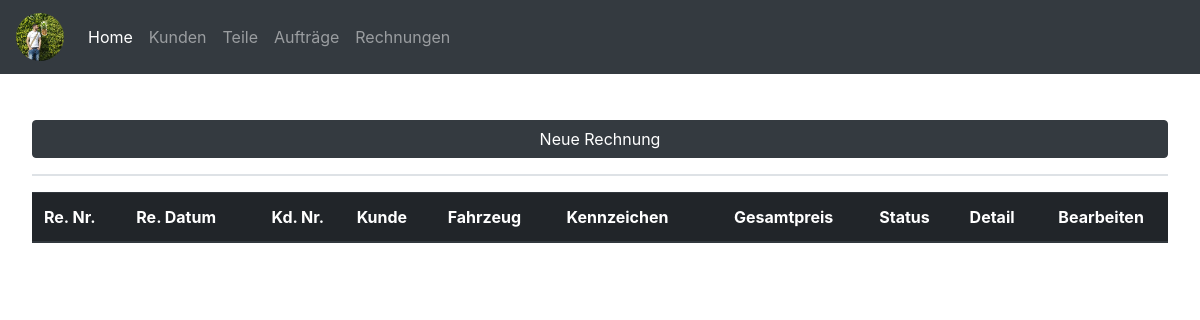
/invoice.php, run on an earlier commit of the app's database.
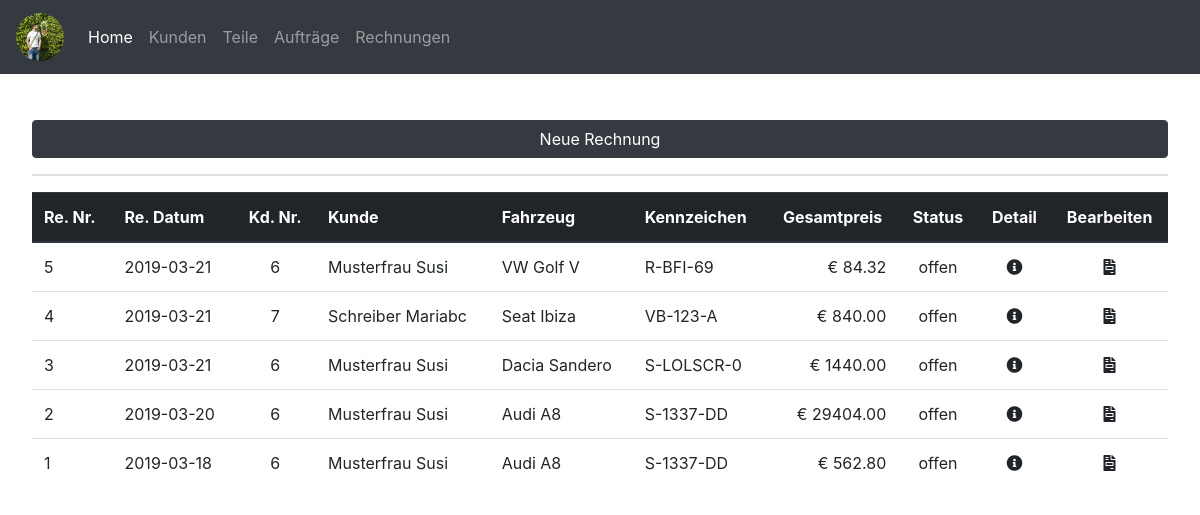
And on a later commit of the database.
### tables this page shows
CREATE TABLE `rechnung` (
  `rechnungid` int(11) NOT NULL,
  `repid` int(11) DEFAULT NULL,
  `rechnungsnummer` int(11) NOT NULL,
  `rechnungsdatum` date NOT NULL,
  `kundenid` int(11) NOT NULL,
  `fahrzeugid` int(11) NOT NULL,
  `summe` float NOT NULL,
  `status` varchar(20) NOT NULL
);

CREATE TABLE `kunde` (
  `kundennummer` int(10) NOT NULL,
  `anrede` varchar(15) NOT NULL,
  `titel` varchar(10) NOT NULL,
  `vorname` varchar(20) NOT NULL,
  `nachname` varchar(20) NOT NULL,
  `gebdat` date NOT NULL,
  `strasse` varchar(50) NOT NULL,
  `plz` int(10) NOT NULL,
  `ort` varchar(50) NOT NULL,
  `telefon` varchar(20) NOT NULL,
  `email` varchar(50) NOT NULL,
  `newsletter` tinyint(1) NOT NULL,
  `kommentar` text NOT NULL,
  `kundeseit` date NOT NULL
);

CREATE TABLE `fahrzeug` (
  `fzid` int(11) NOT NULL,
  `kundeid` int(11) NOT NULL,
  `marke` varchar(20) NOT NULL,
  `type` varchar(20) NOT NULL,
  `kennzeichen` varchar(10) NOT NULL,
  `fahrgestellnummer` varchar(30) NOT NULL,
  `nationalcode` varchar(20) NOT NULL,
  `motorkennzeichen` varchar(4) NOT NULL,
  `getriebekennzeichen` varchar(20) NOT NULL,
  `farbe` varchar(20) NOT NULL,
  `treibstoff` varchar(20) NOT NULL,
  `leistung` int(3) NOT NULL,
  `hubraum` int(5) NOT NULL,
  `erstzulassung` date NOT NULL
);

### invoice.php (the view, shortened to what this page needs)
<?php include('connection.php') ?>
<?php include('header.php') ?>
<button type="button" class="btn btn-dark btn-new-car mb-3 mb-lg-0" data-toggle="modal" data-target="#invoicenewmodal">
    Neue Rechnung
    </button>
<br /><hr />
<table id="invoicetable" class="display table table-hover">
    <thead class="thead-dark">
        <tr>
            <th>Re. Nr.</th>
            <th>Re. Datum</th>
            <th><center>Kd. Nr.</center></th>
            <th>Kunde</th>
            <th>Fahrzeug</th>
            <th>Kennzeichen</th>
            <th><center>Gesamtpreis</center></th>
            <th><center>Status</center></th>
            <th><center>Detail</center></th>
            <th><center>Bearbeiten</center></th>
        </tr>
    </thead>
    <tbody>
    <?php
    $pdo->setAttribute( PDO::ATTR_ERRMODE, PDO::ERRMODE_EXCEPTION );
        $sql = "SELECT  rechnung.rechnungsnummer,
                        rechnung.rechnungsdatum,
                        kunde.kundennummer,
                        kunde.nachname,
                        kunde.vorname,
                        fahrzeug.marke,
                        fahrzeug.type,
                        fahrzeug.kennzeichen,
                        rechnung.summe,
                        rechnung.status
                        FROM rechnung
                        LEFT JOIN kunde
                        ON rechnung.kundenid = kunde.kundennummer
                        LEFT JOIN fahrzeug
                        ON rechnung.fahrzeugid = fahrzeug.fzid
                        #LEFT JOIN rechnungdetails
                        #ON rechnung.rechnungsnummer = rechnungdetails.rechnungsnummer
                        ORDER BY rechnung.rechnungsnummer DESC";
        $result = $pdo->query($sql);
        while($row = $result->fetch())
{
    echo "<tr href='invoice_detail.php?rechnungsnummer=" . $row['rechnungsnummer']."'>";
    echo "<td>" . $row["rechnungsnummer"] . "</td>";
    echo "<td>" . $row["rechnungsdatum"] . "</td>";
    echo "<td><center>" . $row["kundennummer"] . "</center></td>";
    echo "<td>" . $row["nachname"] . " ". $row["vorname"] . "</td>";
    echo "<td>" . $row["marke"] . " ". $row["type"] . "</td>";
    echo "<td>" . $row["kennzeichen"] . "</td>";
    echo "<td class='text-right'>&euro; " . sprintf('%0.2f', $row['summe']) . "</td>";
    echo "<td><center>" . $row["status"] . "</center></td>";
    echo "<td><a href='invoice_detail.php?rechnungsnummer=".$row['rechnungsnummer']."'><center><i class='fas fa-info-circle'></i></center></a></td>";
    echo "<td><a data-toggle='modal' data-target='#invoiceeditmodal" . $row["rechnungsnummer"] . "' name='id'><center><i class='fas fa-file-invoice'></i></center></a></td>";
    echo "</tr>";
?>
<?php
}
echo "</tbody>";
echo "</table>";
?>
<?php include('footer.php') ?>

What changed in the data, as far as the page shows it:
added rechnung: rechnungsnummer "5", rechnungsdatum "2019-03-21", kundenid.kundennummer "6", kundenid.nachname "Musterfrau", kundenid.vorname "Susi", fahrzeugid.marke "VW", fahrzeugid.type "Golf V", fahrzeugid.kennzeichen "R-BFI-69", summe "84.32", status "offen"
added rechnung: rechnungsnummer "4", rechnungsdatum "2019-03-21", kundenid.kundennummer "7", kundenid.nachname "Schreiber", kundenid.vorname "Mariabc", fahrzeugid.marke "Seat", fahrzeugid.type "Ibiza", fahrzeugid.kennzeichen "VB-123-A", summe "840.00", status "offen"
added rechnung: rechnungsnummer "3", rechnungsdatum "2019-03-21", kundenid.kundennummer "6", kundenid.nachname "Musterfrau", kundenid.vorname "Susi", fahrzeugid.marke "Dacia", fahrzeugid.type "Sandero", fahrzeugid.kennzeichen "S-LOLSCR-0", summe "1440.00", status "offen"
added rechnung: rechnungsnummer "2", rechnungsdatum "2019-03-20", kundenid.kundennummer "6", kundenid.nachname "Musterfrau", kundenid.vorname "Susi", fahrzeugid.marke "Audi", fahrzeugid.type "A8", fahrzeugid.kennzeichen "S-1337-DD", summe "29404.00", status "offen"
added rechnung: rechnungsnummer "1", rechnungsdatum "2019-03-18", kundenid.kundennummer "6", kundenid.nachname "Musterfrau", kundenid.vorname "Susi", fahrzeugid.marke "Audi", fahrzeugid.type "A8", fahrzeugid.kennzeichen "S-1337-DD", summe "562.80", status "offen"
